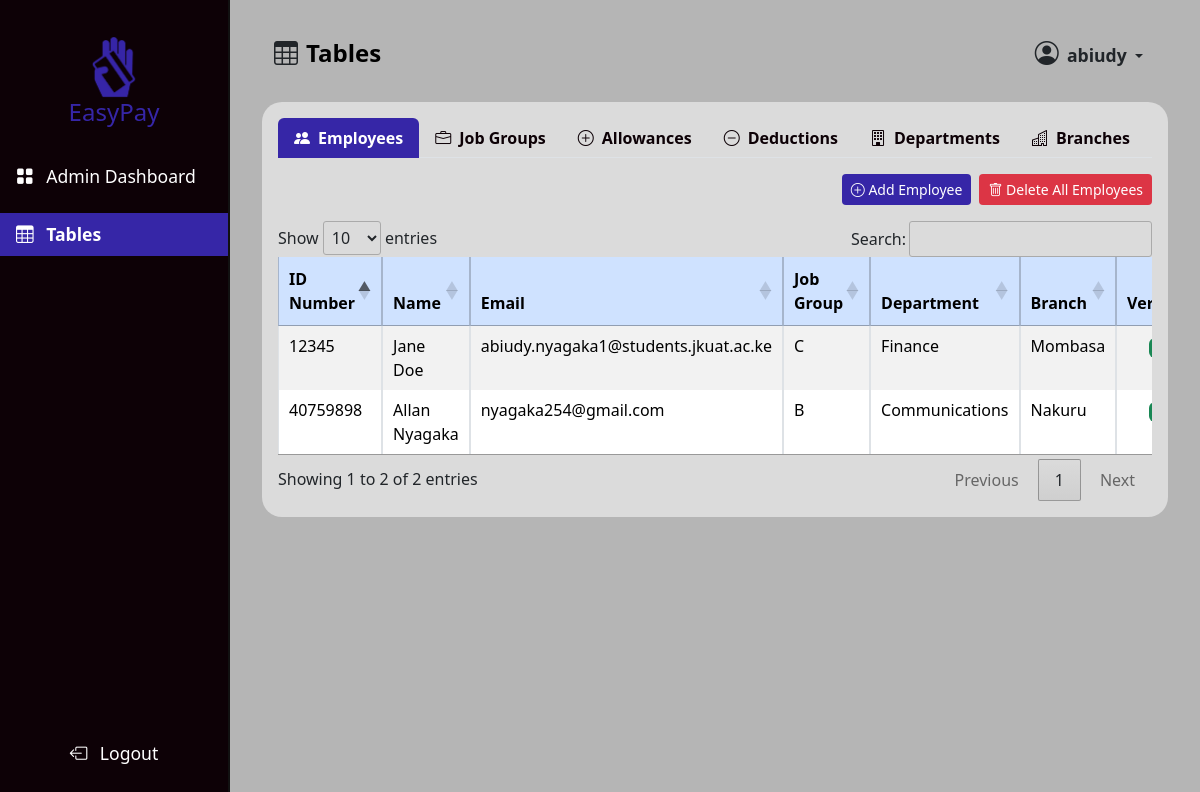
Screenshot of /admin_tables/ (signed in) with the database file from the repository.
### management/models.py (models this page shows, shortened)
class Employee(models.Model):
    id_number = models.CharField(max_length=100, unique=True)
    first_name = models.CharField(max_length=50)
    last_name = models.CharField(max_length=50)
    email = models.EmailField(unique=True)
    job_group = models.ForeignKey(JobGroup, on_delete=models.SET_NULL, null=True)
    department = models.ForeignKey(Department, on_delete=models.SET_NULL, null=True)
    branch = models.ForeignKey(Branch, on_delete=models.SET_NULL, null=True)
    verified = models.BooleanField(default=False)
    user = models.OneToOneField(User, null=True, blank=True, on_delete=models.CASCADE)

class JobGroup(models.Model):
    name = models.CharField(max_length=100)
    base_salary = models.DecimalField(max_digits=11, decimal_places=2, default=0)
    allowances = models.ManyToManyField(
        Allowance, through="JobGroupAllowance", related_name="job_groups"
    )
    deductions = models.ManyToManyField(
        Deduction, through="JobGroupDeduction", related_name="job_groups"
    )

class Department(models.Model):
    name = models.CharField(max_length=100)

class Branch(models.Model):
    name = models.CharField(max_length=100)
    address = models.CharField(max_length=255)

### management/views.py (the view)
# urls.py: path("admin_tables/", management_views.admin_tables, name="admin_tables"),
def admin_tables(request):
    employees = Employee.objects.select_related(
        "job_group", "department", "branch"
    ).all()
    job_groups = JobGroup.objects.all()
    departments = Department.objects.all()
    branches = Branch.objects.all()
    users = User.objects.all()
    allowances = Allowance.objects.all()
    deductions = Deduction.objects.all()
    job_group_filter = request.GET.get("job_group", None)
    department_filter = request.GET.get("department", None)
    branch_filter = request.GET.get("branch", None)
    if job_group_filter:
        job_groups = job_groups.filter(id=job_group_filter)
    if department_filter:
        job_groups = job_groups.filter(department__id=department_filter)
    if branch_filter:
        job_groups = job_groups.filter(branch__id=branch_filter)
    job_group_data = []
    for job_group in job_groups:
        job_group_allowances = JobGroupAllowance.objects.filter(job_group=job_group)
        job_group_deductions = JobGroupDeduction.objects.filter(job_group=job_group)
        job_group_data.append(
            {
                "job_group": job_group,
                "job_group_allowances": job_group_allowances,
                "job_group_deductions": job_group_deductions,
            }
        )
    context = {
        "employees": employees,
        "job_groups": job_groups,
        "job_group_data": job_group_data,
        "departments": departments,
        "branches": branches,
        "users": users,
        "allowances": allowances,
        "deductions": deductions,
        "job_group_filter": job_group_filter,
        "department_filter": department_filter,
        "branch_filter": branch_filter,
    }
    return render(request, "layouts/admin_tables.html", context)

### management/templates/layouts/admin_tables.html (shortened to what this page needs)
{% extends "layouts/admin_dashboard_layout.html" %}
{% load humanize %}
{% load static %}
{% block content %}
  <div class="container-fluid">
    <main class="main-content">
      <nav class="navbar navbar-expand-lg dash-nav mb-2">
        <div class="container-fluid">
          <i class="bi bi-table me-2" style="font-size: 1.5rem"></i>
          <h1 class="navbar-brand fw-bold mb-0" style="font-size: 1.5rem">Tables</h1>
          <div class="collapse navbar-collapse" id="navbarNav">
            <ul class="navbar-nav ms-auto">
              <li class="nav-item">
                <div class="dropdown">
                  <button class="btn dropdown-toggle"
                          type="button"
                          data-bs-toggle="dropdown"
                          aria-expanded="false">
                    <i class="bi bi-person-circle me-1" style="font-size: 1.5rem"></i>
                    <span class="fw-bold" style="font-size: 1.1rem;">{{ user.username }}</span>
                  </button>
                </div>
              </li>
            </ul>
          </div>
        </div>
      </nav>
      <div class="card mt-2">
        <div class="card-body">
          <ul class="nav nav-tabs" id="tablesTab" role="tablist">
            <li class="nav-item" role="presentation">
              <a class="nav-link active"
                 id="employees-tab"
                 data-bs-toggle="tab"
                 href="#employees"
                 role="tab"
                 aria-controls="employees"
                 aria-selected="true"><i class="bi bi-people-fill me-2"></i>Employees</a>
            </li>
            <li class="nav-item" role="presentation">
              <a class="nav-link"
                 id="job-groups-tab"
                 data-bs-toggle="tab"
                 href="#job-groups"
                 role="tab"
                 aria-controls="job-groups"
                 aria-selected="false"><i class="bi bi-briefcase me-2"></i>Job Groups</a>
            </li>
            <li class="nav-item" role="presentation">
              <a class="nav-link"
                 id="allowances-tab"
                 data-bs-toggle="tab"
                 href="#allowances"
                 role="tab"
                 aria-controls="allowances"
                 aria-selected="false"><i class="bi bi-plus-circle me-2"></i>Allowances</a>
            </li>
            <li class="nav-item" role="presentation">
              <a class="nav-link"
                 id="deductions-tab"
                 data-bs-toggle="tab"
                 href="#deductions"
                 role="tab"
                 aria-controls="deductions"
                 aria-selected="false"><i class="bi bi-dash-circle me-2"></i>Deductions</a>
            </li>
            <li class="nav-item" role="presentation">
              <a class="nav-link"
                 id="departments-tab"
                 data-bs-toggle="tab"
                 href="#departments"
                 role="tab"
                 aria-controls="departments"
                 aria-selected="false"><i class="bi bi-building me-2"></i>Departments</a>
            </li>
            <li class="nav-item" role="presentation">
              <a class="nav-link"
                 id="branches-tab"
                 data-bs-toggle="tab"
                 href="#branches"
                 role="tab"
                 aria-controls="branches"
                 aria-selected="false"><i class="bi bi-buildings me-2"></i>Branches</a>
            </li>
          </ul>
          <div class="tab-content mt-3" id="tablesTabContent">
            {% include "tables/employees_table.html" %}
          </div>
        </div>
      </div>
    </main>
  </div>
{% endblock content %}

### management/templates/tables/employees_table.html (shortened to what this page needs)
<div class="tab-pane fade show active table-responsive"
     id="employees"
     role="tabpanel"
     aria-labelledby="employees-tab">
  <div class="d-flex justify-content-end mb-3 gap-2">
    <button class="btn btn-sm text-white"
            data-bs-toggle="modal"
            data-bs-target="#addEmployeeModal"
            style="background-color: #3626a7">
      <i class="bi bi-plus-circle"></i> Add Employee
    </button>
    <button class="btn btn-sm text-white bg-danger"
            data-bs-toggle="modal"
            data-bs-target="#deleteAllEmployeesModal">
      <i class="bi bi-trash"></i> Delete All Employees
    </button>
  </div>
  <table id="employeesTable"
         class="table table-bordered table-striped table-hover">
    <thead class="table-primary">
      <tr>
        <th class="text-start">ID Number</th>
        <th class="text-start">Name</th>
        <th class="text-start">Email</th>
        <th class="text-start">Job Group</th>
        <th class="text-start">Department</th>
        <th class="text-start">Branch</th>
        <th class="text-start">Verified</th>
      </tr>
    </thead>
    <tbody>
      {% for employee in employees %}
        <tr>
          <td class="text-start">{{ employee.id_number }}</td>
          <td class="text-start">{{ employee.first_name }} {{ employee.last_name }}</td>
          <td class="text-start">{{ employee.email }}</td>
          <td class="text-start">{{ employee.job_group.name }}</td>
          <td class="text-start">{{ employee.department.name }}</td>
          <td class="text-start">{{ employee.branch.name }}</td>
          <td>
            {% if employee.verified %}
              <span class="badge bg-success">Yes</span>
            {% else %}
              <span class="badge bg-danger">No</span>
            {% endif %}
          </td>
        </tr>
        <div class="modal fade"
             id="deleteEmployeeModal-{{ employee.id_number }}"
             tabindex="-1"
             aria-labelledby="deleteEmployeeModalLabel-{{ employee.id_number }}"
             aria-hidden="true">
        {% endfor %}
      </tbody>
    </table>
  </div>

### main/static/css/dashboard.css (style rules this page uses)
body { background-color: #b5b5b5; }
a { text-decoration: none; }
.nav-link.active { background-color: #3626a7; color: white; font-weight: bold; position: relative; }
.main-content { margin-left: 230px; padding: 20px; flex-grow: 1; display: flex; flex-direction: column; }
.dash-nav { width: 100%; }
.card { flex: 1; display: flex; flex-direction: column; justify-content: space-between; height: 100%; border-radius: 20px; border: none; background-color: #dbdbdb; }
.card-body { display: flex; flex-direction: column; height: 100%; text-align: center; }
.nav-tabs .nav-link { background-color: transparent; color: #0d0106; border: none; font-weight: 600; transition: all 0.3s ease; }
.nav-tabs .nav-link.active { background-color: #3626a7; color: #ffffff; }

### rows the page displays
Employee: id_number "40759898", first_name "Allan", last_name "Nyagaka", email "nyagaka254@gmail.com", job_group.name "B", department.name "Communications", branch.name "Nakuru"
Employee: id_number "12345", first_name "Jane", last_name "Doe", email "abiudy.nyagaka1@students.jkuat.ac.ke", job_group.name "C", department.name "Finance", branch.name "Mombasa"

### other values shown
{{ user.username }} "abiudy"
